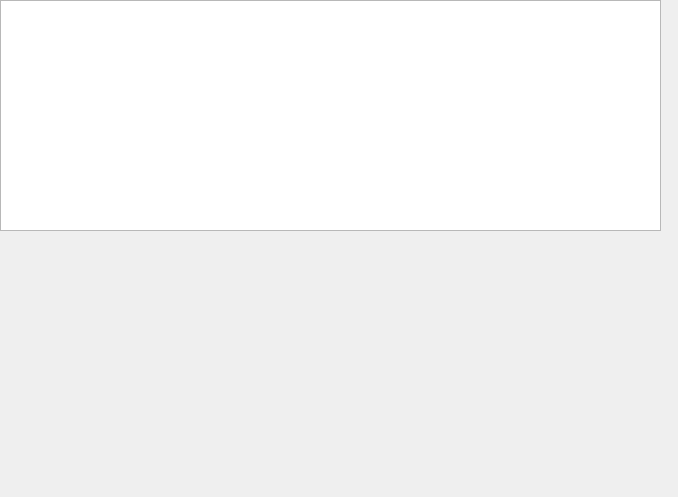
<?xml version="1.0" encoding="UTF-8"?>
<ui version="4.0">
 <class>ShowTableForm</class>
 <widget class="QWidget" name="ShowTableForm">
  <property name="geometry">
   <rect>
    <x>0</x>
    <y>0</y>
    <width>678</width>
    <height>497</height>
   </rect>
  </property>
  <property name="windowTitle">
   <string>Form</string>
  </property>
  <widget class="QTableView" name="mtableView">
   <property name="geometry">
    <rect>
     <x>0</x>
     <y>0</y>
     <width>661</width>
     <height>231</height>
    </rect>
   </property>
  </widget>
 </widget>
 <resources/>
 <connections/>
</ui>
